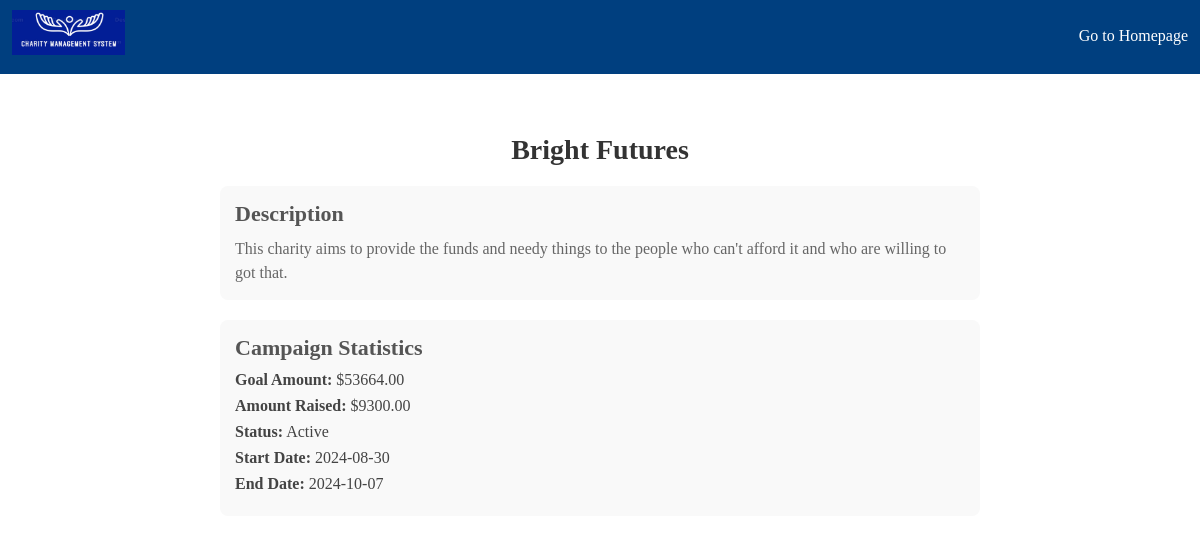
The page /campaign_learn_more/1/ on the database as committed earlier.
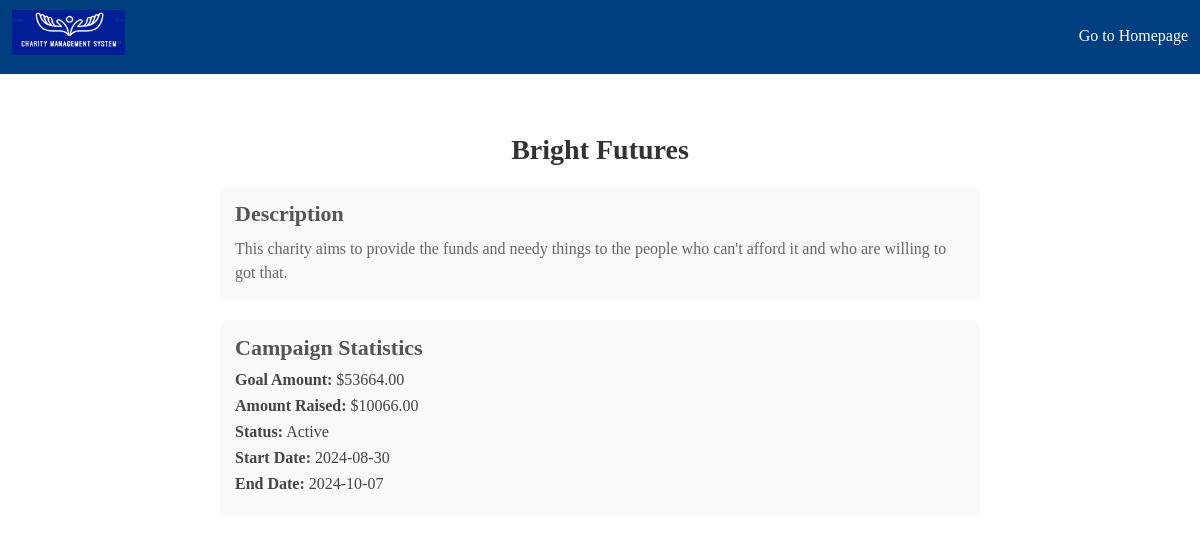
The same page on the database as committed later.
### donor_management/models.py (models this page shows, shortened)
class Campaign(models.Model):
    STATUS_CHOICES = [
        ('active', 'Active'),
        ('completed', 'Completed'),
        ('inactive', 'Inactive'),
    ]
    title = models.CharField(max_length=200)
    description = models.TextField()
    goal_amount = models.DecimalField(max_digits=10, decimal_places=2)
    amount_raised = models.DecimalField(max_digits=10, decimal_places=2, default=0.00)
    start_date = models.DateTimeField()
    end_date = models.DateTimeField()
    status = models.CharField(max_length=10, choices=STATUS_CHOICES, default='active')
    created_by = models.ForeignKey(User, on_delete=models.CASCADE)
    created_at = models.DateTimeField(auto_now_add=True)

### Charity_Project/views.py (the view)
# urls.py: path('campaign_learn_more/<int:campaign_id>/', campaign_learn_more, name='campaign_learn_more'),
def campaign_learn_more(request, campaign_id):
    campaign = get_object_or_404(Campaign, id=campaign_id)
    return render(request, 'campaign/learn_more.html', {'campaign': campaign})

### Charity_Project/templates/campaign/learn_more.html (shortened to what this page needs)
{% include 'navbar.html' %}
{% block content %}
<div class="campaign-details-container">
    <h1>{{ campaign.title }}</h1>
    <div class="campaign-details-content">
        <div class="campaign-description">
            <h2>Description</h2>
            <p>{{ campaign.description }}</p>
        </div>
        <div class="campaign-stats">
            <h2>Campaign Statistics</h2>
            <ul>
                <li><strong>Goal Amount:</strong> ${{ campaign.goal_amount|floatformat:2 }}</li>
                <li><strong>Amount Raised:</strong> ${{ campaign.amount_raised|floatformat:2 }}</li>
                <li><strong>Status:</strong> {{ campaign.get_status_display }}</li>
                <li><strong>Start Date:</strong> {{ campaign.start_date|date:"Y-m-d" }}</li>
                <li><strong>End Date:</strong> {{ campaign.end_date|date:"Y-m-d" }}</li>
            </ul>
        </div>
    </div>
</div>
{% endblock %}

Rows that differ between the two databases and show on the page:
changed Campaign "Bright Futures": amount_raised "9300.00" → "10066.00"
